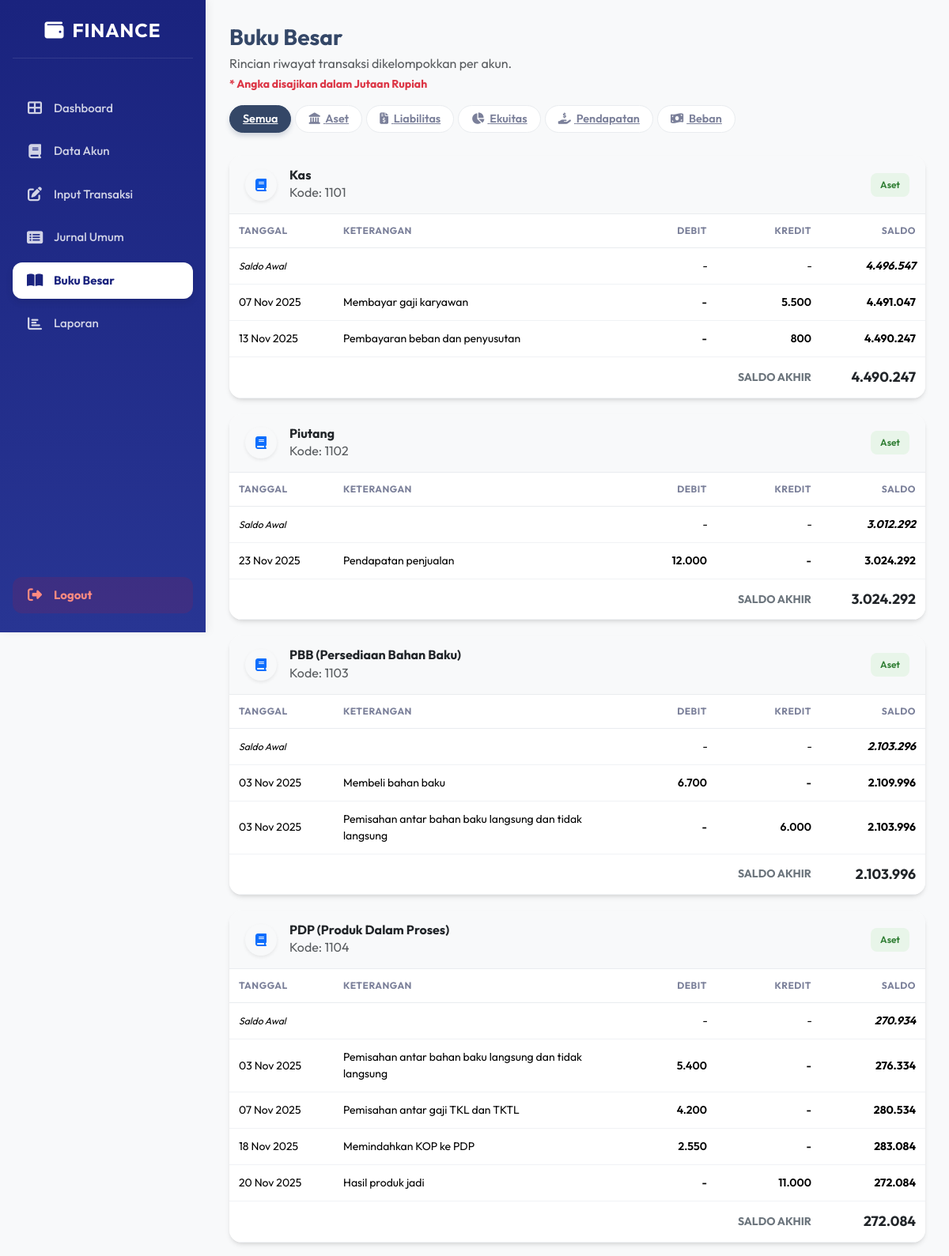
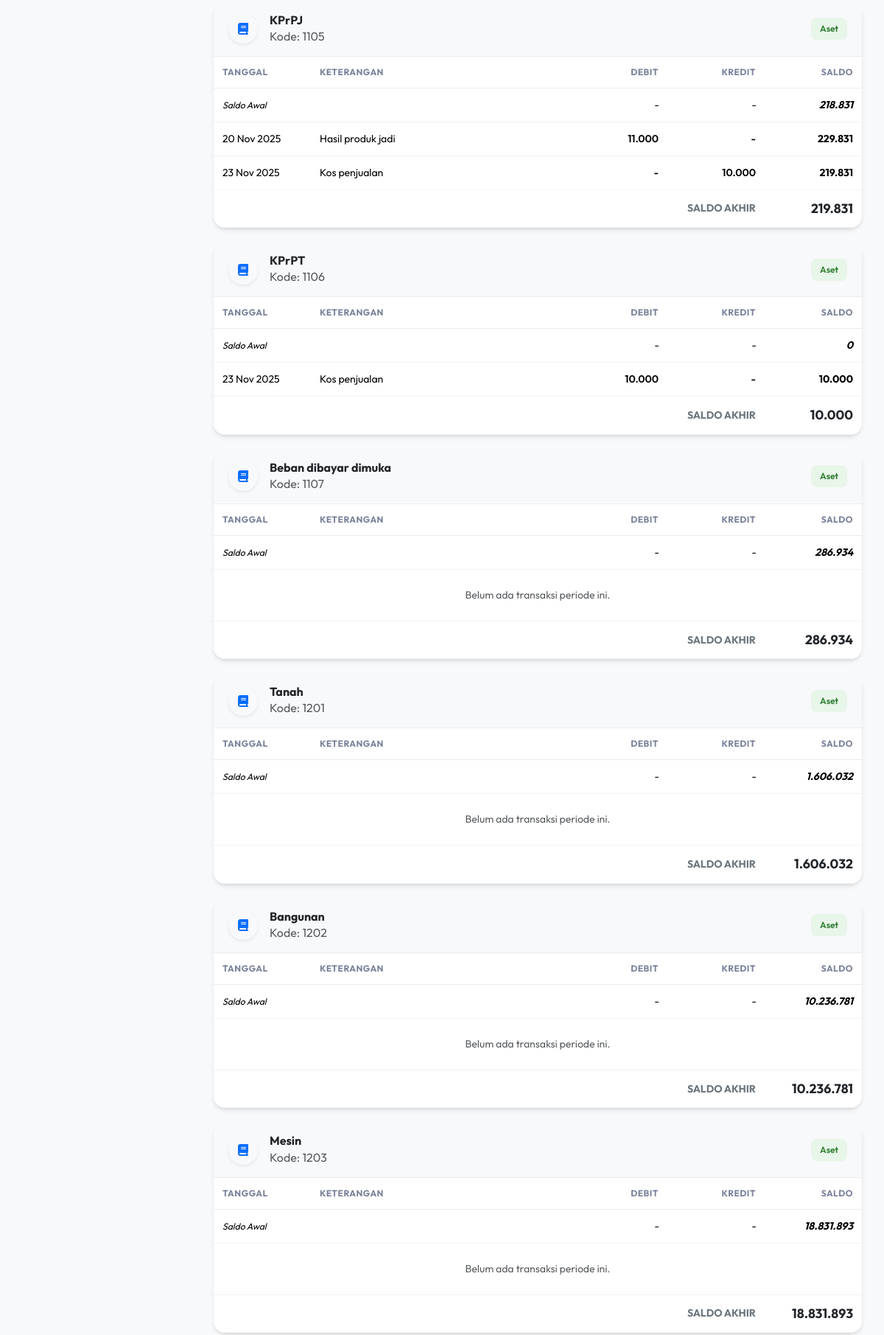
Page /buku_besar.php (signed in, upper part) on the committed database (2 pictures, top to bottom).
### tables this page shows
CREATE TABLE `akun` (
  `id` int(11) NOT NULL,
  `kode_induk` enum('1000','2000','3000','4000','5000') NOT NULL,
  `kode_sub` enum('100','200','300','400') NOT NULL,
  `kode_akun` tinyint(4) NOT NULL,
  `kode_final` varchar(10) NOT NULL,
  `nama_akun` varchar(200) NOT NULL,
  `tipe_akun` varchar(50) DEFAULT '',
  `saldo_normal` varchar(10) DEFAULT '',
  `deskripsi` text DEFAULT NULL,
  `nominal` decimal(15,2) DEFAULT 0.00
);

CREATE TABLE `jurnal_detail` (
  `id` int(11) NOT NULL,
  `jurnal_id` int(11) NOT NULL,
  `akun_id` int(11) NOT NULL,
  `debit` decimal(15,2) DEFAULT 0.00,
  `kredit` decimal(15,2) DEFAULT 0.00
);

CREATE TABLE `jurnal` (
  `id` int(11) NOT NULL,
  `tanggal` date NOT NULL,
  `kode_bukti` varchar(50) DEFAULT NULL,
  `keterangan` text DEFAULT NULL
);

### buku_besar.php (the view, shortened to what this page needs)
<?php
include "config/database.php";
$tipe = $_GET['tipe'] ?? '';
?>
<!DOCTYPE html>
<html>
<head>
    <link href="https://cdn.jsdelivr.net/npm/bootstrap@5.3.2/dist/css/bootstrap.min.css" rel="stylesheet">
    <link rel="stylesheet" href="https://cdnjs.cloudflare.com/ajax/libs/font-awesome/6.4.2/css/all.min.css">
</head>
<body>
    <?php include "sidebar.php"; ?>
    <div class="main">
        <div class="mb-4">
            <h3 class="mb-1 fw-bold">Buku Besar</h3>
            <p class="text-muted mb-1">Rincian riwayat transaksi dikelompokkan per akun.</p>
            <small class="text-danger fw-bold d-block mb-3">* Angka disajikan dalam Jutaan Rupiah</small>
            <div class="d-flex flex-wrap">
                <a href="buku_besar.php" class="btn-filter <?= ($tipe == '') ? 'active' : '' ?>">Semua</a>
                <a href="buku_besar.php?tipe=Aset" class="btn-filter <?= ($tipe == 'Aset') ? 'active' : '' ?>">
                    <i class="fas fa-landmark me-1"></i> Aset
                </a>
                <a href="buku_besar.php?tipe=Liabilitas"
                    class="btn-filter <?= ($tipe == 'Liabilitas') ? 'active' : '' ?>">
                    <i class="fas fa-file-invoice-dollar me-1"></i> Liabilitas
                </a>
                <a href="buku_besar.php?tipe=Ekuitas" class="btn-filter <?= ($tipe == 'Ekuitas') ? 'active' : '' ?>">
                    <i class="fas fa-chart-pie me-1"></i> Ekuitas
                </a>
                <a href="buku_besar.php?tipe=Pendapatan"
                    class="btn-filter <?= ($tipe == 'Pendapatan') ? 'active' : '' ?>">
                    <i class="fas fa-hand-holding-usd me-1"></i> Pendapatan
                </a>
                <a href="buku_besar.php?tipe=Beban" class="btn-filter <?= ($tipe == 'Beban') ? 'active' : '' ?>">
                    <i class="fas fa-money-bill-wave me-1"></i> Beban
                </a>
            </div>
        </div>
        <?php
        if ($tipe != '') {
            $queryAkun = mysqli_query($koneksi, "SELECT * FROM akun WHERE tipe_akun = '$tipe' ORDER BY kode_final ASC");
        } else {
            $queryAkun = mysqli_query($koneksi, "SELECT * FROM akun ORDER BY kode_final ASC");
        }
        while ($akun = mysqli_fetch_assoc($queryAkun)):
            $id_akun = $akun['id'];
            $tipe_akun = $akun['tipe_akun'];
            $saldoNormal = 'debit';
            if (in_array($tipe_akun, ['Liabilitas', 'Ekuitas', 'Pendapatan'])) {
                $saldoNormal = 'kredit';
            }
            $badgeColor = 'bg-secondary';
            if ($tipe_akun == 'Aset')
                $badgeColor = 'bg-aset';
            if ($tipe_akun == 'Liabilitas')
                $badgeColor = 'bg-liabilitas';
            if ($tipe_akun == 'Ekuitas')
                $badgeColor = 'bg-ekuitas';
            if ($tipe_akun == 'Pendapatan')
                $badgeColor = 'bg-pendapatan';
            if ($tipe_akun == 'Beban')
                $badgeColor = 'bg-beban';
            $saldoBerjalan = $akun['nominal'] ?? 0;
            if (in_array($tipe_akun, ['Pendapatan', 'Beban'])) {
                $saldoBerjalan = 0;
            }
            ?>
            <div class="card">
                <div class="card-header-custom">
                    <div class="d-flex align-items-center">
                        <div class="icon-shape bg-light text-primary rounded-circle p-2 me-3 shadow-sm"
                            style="width:40px;height:40px;display:flex;justify-content:center;align-items:center;">
                            <i class="fas fa-book"></i>
                        </div>
                        <div>
                            <h6 class="mb-0 fw-bold text-dark"><?= $akun['nama_akun'] ?></h6>
                            <span class="text-xs text-muted">Kode: <?= $akun['kode_final'] ?></span>
                        </div>
                    </div>
                    <span class="badge-custom <?= $badgeColor ?>"><?= $tipe_akun ?></span>
                </div>
                <div class="card-body p-0">
                    <div class="table-responsive">
                        <table class="table align-items-center mb-0">
                            <thead>
                                <tr>
                                    <th width="15%">Tanggal</th>
                                    <th width="40%">Keterangan</th>
                                    <th class="text-end" width="15%">Debit</th>
                                    <th class="text-end" width="15%">Kredit</th>
                                    <th class="text-end" width="15%">Saldo</th>
                                </tr>
                            </thead>
                            <tbody>
                                <tr class="text-muted fst-italic bg-light">
                                    <td colspan="2"><small>Saldo Awal</small></td>
                                    <td class="text-end">-</td>
                                    <td class="text-end">-</td>
                                    <td class="text-end fw-bold"><?= number_format($saldoBerjalan, 0, ',', '.') ?></td>
                                </tr>
                                <?php
                                $qTrans = mysqli_query($koneksi, "
                                    SELECT
                                        jd.id AS id_detail,
                                        j.tanggal,
                                        j.keterangan,
                                        jd.debit,
                                        jd.kredit
                                    FROM jurnal_detail jd
                                    JOIN jurnal j ON jd.jurnal_id = j.id
                                    WHERE jd.akun_id = '$id_akun'
                                    ORDER BY j.tanggal ASC, j.id ASC
                                ");
                                if (mysqli_num_rows($qTrans) > 0) {
                                    while ($r = mysqli_fetch_assoc($qTrans)) {
                                        if ($saldoNormal == 'debit') {
                                            $saldoBerjalan += ($r['debit'] - $r['kredit']);
                                        } else {
                                            $saldoBerjalan += ($r['kredit'] - $r['debit']);
                                        }
                                        ?>
                                        <tr>
                                            <td><?= date('d M Y', strtotime($r['tanggal'])) ?></td>
                                            <td><?= $r['keterangan'] ?></td>
                                            <td class="text-end debit-val">
                                                <?= ($r['debit'] > 0) ? number_format($r['debit'], 0, ',', '.') : '-' ?>
                                            </td>
                                            <td class="text-end kredit-val">
                                                <?= ($r['kredit'] > 0) ? number_format($r['kredit'], 0, ',', '.') : '-' ?>
                                            </td>
                                            <td class="text-end saldo-val"><?= number_format($saldoBerjalan, 0, ',', '.') ?></td>
                                        </tr>
                                        <?php
                                    }
                                } else {
                                    echo "<tr><td colspan='5' class='text-center py-4 text-muted small'>Belum ada transaksi periode ini.</td></tr>";
                                }
                                ?>
                            </tbody>
                            <tfoot class="saldo-row">
                                <tr>
                                    <td colspan="4" class="text-end text-sm fw-bold text-uppercase text-secondary">Saldo
                                        Akhir</td>
                                    <td class="text-end fw-bolder text-dark" style="font-size:1.1rem;">
                                        <?= number_format($saldoBerjalan, 0, ',', '.') ?>
                                    </td>
                                </tr>
                            </tfoot>
                        </table>
                    </div>
                </div>
            </div>
        <?php endwhile; ?>
    </div>
</body>
</html>

### buku_besar.php (style rules this page uses)
body { background: #f8f9fa; font-family: 'Outfit', sans-serif; color: #344767; }
.main { padding: 30px; }
.card { background: white; border: none; border-radius: 16px; box-shadow: 0 4px 6px -1px rgba(0, 0, 0, 0.1), 0 2px 4px -1px rgba(0, 0, 0, 0.06); overflow: hidden; margin-bottom: 20px; }
.card-header-custom { background: #f8f9fa; border-bottom: 1px solid #e9ecef; padding: 15px 20px; display: flex; justify-content: space-between; align-items: center; }
.badge-custom { padding: 6px 12px; border-radius: 8px; font-weight: 600; font-size: 0.75rem; }
.bg-aset { background: #e8f5e9; color: #2e7d32; }
.btn-filter { border-radius: 20px; padding: 6px 16px; font-weight: 600; font-size: 0.9rem; margin-right: 5px; margin-bottom: 5px; border: 1px solid #e9ecef; color: #7b809a; background: white; transition: all 0.2s; }
.btn-filter:hover, .btn-filter.active { background: #344767; color: white; border-color: #344767; box-shadow: 0 4px 6px rgba(52, 71, 103, 0.2); }
.table th { font-size: 0.75rem; text-transform: uppercase; letter-spacing: 0.5px; background: #fff; color: #7b809a; padding: 12px; border-bottom: 1px solid #e9ecef; }
.table td { font-size: 0.875rem; vertical-align: middle; padding: 12px; border-bottom: 1px solid #f0f2f5; }
.debit-val { color: #2e7d32; font-weight: 600; }
.kredit-val { color: #c62828; font-weight: 600; }
.saldo-val { color: #344767; font-weight: 700; }
.saldo-row { background: #f8f9fa; }

### sidebar.php (style rules this page uses)
.main { margin-left: 260px; padding: 30px; min-height: 100vh; transition: margin-left 0.3s ease-in-out; }

### rows in the picture
akun: nama_akun "Kas", kode_final "1101", tipe_akun "Aset", nominal "4.496.547", saldoBerjalan "4.490.247"
jurnal_detail: jurnal.tanggal "07 Nov 2025", jurnal.keterangan "Membayar gaji karyawan", kredit "5.500", saldoBerjalan "4.491.047"
jurnal_detail: jurnal.tanggal "13 Nov 2025", jurnal.keterangan "Pembayaran beban dan penyusutan", kredit "800", saldoBerjalan "4.490.247"
akun: nama_akun "Piutang", kode_final "1102", tipe_akun "Aset", nominal "3.012.292", saldoBerjalan "3.024.292"
jurnal_detail: jurnal.tanggal "23 Nov 2025", jurnal.keterangan "Pendapatan penjualan", debit "12.000", saldoBerjalan "3.024.292"
akun: nama_akun "PBB (Persediaan Bahan Baku)", kode_final "1103", tipe_akun "Aset", nominal "2.103.296", saldoBerjalan "2.103.996"
jurnal_detail: jurnal.tanggal "03 Nov 2025", jurnal.keterangan "Membeli bahan baku", debit "6.700", saldoBerjalan "2.109.996"
jurnal_detail: jurnal.tanggal "03 Nov 2025", jurnal.keterangan "Pemisahan antar bahan baku langsung dan tidak langsung", kredit "6.000", saldoBerjalan "2.103.996"
akun: nama_akun "PDP (Produk Dalam Proses)", kode_final "1104", tipe_akun "Aset", nominal "270.934", saldoBerjalan "272.084"
jurnal_detail: jurnal.tanggal "03 Nov 2025", jurnal.keterangan "Pemisahan antar bahan baku langsung dan tidak langsung", debit "5.400", saldoBerjalan "276.334"
jurnal_detail: jurnal.tanggal "07 Nov 2025", jurnal.keterangan "Pemisahan antar gaji TKL dan TKTL", debit "4.200", saldoBerjalan "280.534"
jurnal_detail: jurnal.tanggal "18 Nov 2025", jurnal.keterangan "Memindahkan KOP ke PDP", debit "2.550", saldoBerjalan "283.084"
jurnal_detail: jurnal.tanggal "20 Nov 2025", jurnal.keterangan "Hasil produk jadi", kredit "11.000", saldoBerjalan "272.084"
akun: nama_akun "KPrPJ", kode_final "1105", tipe_akun "Aset", nominal "218.831", saldoBerjalan "219.831"
jurnal_detail: jurnal.tanggal "20 Nov 2025", jurnal.keterangan "Hasil produk jadi", debit "11.000", saldoBerjalan "229.831"
jurnal_detail: jurnal.tanggal "23 Nov 2025", jurnal.keterangan "Kos penjualan", kredit "10.000", saldoBerjalan "219.831"
akun: nama_akun "KPrPT", kode_final "1106", tipe_akun "Aset", nominal "0", saldoBerjalan "10.000"
jurnal_detail: jurnal.tanggal "23 Nov 2025", jurnal.keterangan "Kos penjualan", debit "10.000", saldoBerjalan "10.000"
akun: nama_akun "Beban dibayar dimuka", kode_final "1107", tipe_akun "Aset", nominal "286.934", shows "Belum ada transaksi periode ini."
akun: nama_akun "Tanah", kode_final "1201", tipe_akun "Aset", nominal "1.606.032", shows "Belum ada transaksi periode ini."
akun: nama_akun "Bangunan", kode_final "1202", tipe_akun "Aset", nominal "10.236.781", shows "Belum ada transaksi periode ini."
akun: nama_akun "Mesin", kode_final "1203", tipe_akun "Aset", nominal "18.831.893", shows "Belum ada transaksi periode ini."
